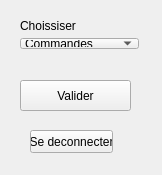
<?xml version="1.0" encoding="UTF-8"?>
<ui version="4.0">
 <class>interfaceClass</class>
 <widget class="QWidget" name="interfaceClass">
  <property name="geometry">
   <rect>
    <x>0</x>
    <y>0</y>
    <width>162</width>
    <height>175</height>
   </rect>
  </property>
  <property name="windowTitle">
   <string>interface</string>
  </property>
  <widget class="QPushButton" name="BtInterfaceVal">
   <property name="geometry">
    <rect>
     <x>20</x>
     <y>80</y>
     <width>111</width>
     <height>31</height>
    </rect>
   </property>
   <property name="text">
    <string>Valider</string>
   </property>
  </widget>
  <widget class="QPushButton" name="BtDeco">
   <property name="geometry">
    <rect>
     <x>30</x>
     <y>130</y>
     <width>83</width>
     <height>23</height>
    </rect>
   </property>
   <property name="text">
    <string>Se deconnecter</string>
   </property>
  </widget>
  <widget class="QWidget" name="layoutWidget">
   <property name="geometry">
    <rect>
     <x>9</x>
     <y>9</y>
     <width>141</width>
     <height>51</height>
    </rect>
   </property>
   <layout class="QVBoxLayout" name="verticalLayout">
    <item>
     <widget class="QLabel" name="label">
      <property name="text">
       <string>Choissiser</string>
      </property>
     </widget>
    </item>
    <item>
     <widget class="QComboBox" name="List1">
      <item>
       <property name="text">
        <string>Commandes</string>
       </property>
      </item>
      <item>
       <property name="text">
        <string>Stock</string>
       </property>
      </item>
      <item>
       <property name="text">
        <string>Client</string>
       </property>
      </item>
      <item>
       <property name="text">
        <string>Personnel</string>
       </property>
      </item>
      <item>
       <property name="text">
        <string>Statistique</string>
       </property>
      </item>
     </widget>
    </item>
   </layout>
  </widget>
 </widget>
 <layoutdefault spacing="6" margin="11"/>
 <resources>
  <include location="interface.qrc"/>
 </resources>
 <connections/>
</ui>
